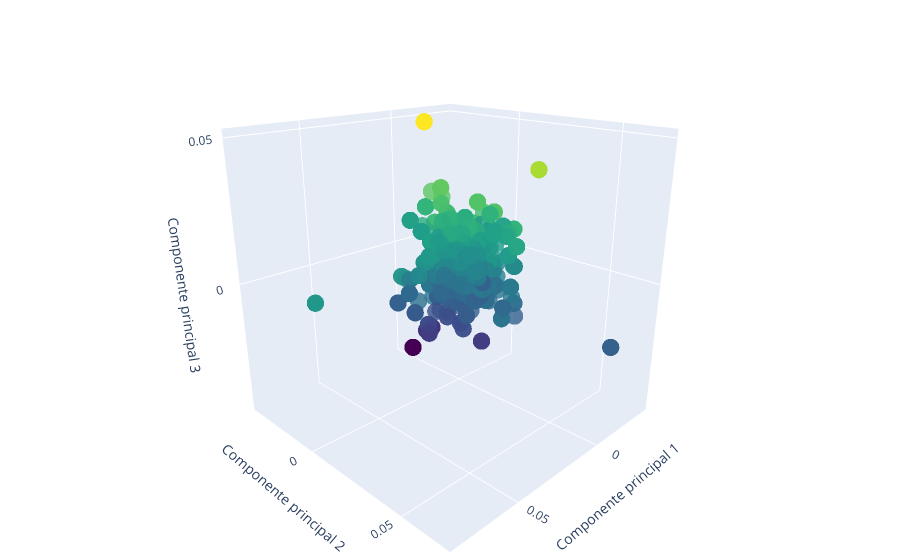

Source (notebook cell):
### Code cell
# Reduce la dimensionalidad a 3
pca = PCA(n_components=3)
diagnosticos_pca = pca.fit_transform(diagnosticos_vec)

# Crea el gráfico de dispersión 3D
fig = go.Figure(data=[go.Scatter3d(
    x=diagnosticos_pca[:, 0],
    y=diagnosticos_pca[:, 1],
    z=diagnosticos_pca[:, 2],
    mode='markers',
    marker=dict(
        size=6,
        color=diagnosticos_pca[:, 2],   # utiliza la tercera componente para el color
        colorscale='Viridis',            # elige una escala de colores
        opacity=0.8
    )
)])

# Actualiza los ejes del gráfico
fig.update_layout(
    scene = dict(
        xaxis_title='Componente principal 1',
        yaxis_title='Componente principal 2',
        zaxis_title='Componente principal 3',
        aspectmode='cube'                # hace que los ejes tengan la misma escala
    ),
    margin=dict(l=0, r=0, b=0, t=0),    # elimina los márgenes alrededor del gráfico
    scene_camera=dict(eye=dict(x=1.5, y=1.5, z=0.8))   # ajusta la posición inicial de la cámara
)

fig.show()

# la opción aspectmode='cube' es para hacer que los ejes tengan la misma escala,
# lo que puede hacer que la visualización sea más fácil de interpretar.

### Figure 1 — Plotly figure (JSON) as saved in the notebook; plotly's stock layout.template omitted (floating-point values rounded to 4 significant figures; data arrays with more than 128 entries replaced by an {"elided": "..."} marker saying what was removed)
{"data": [{"marker": {"color": {"elided": "1452 float values"}, "colorscale": [[0, "#440154"], [0.1111, "#482878"], [0.2222, "#3e4989"], [0.3333, "#31688e"], [0.4444, "#26828e"], [0.5556, "#1f9e89"], [0.6667, "#35b779"], [0.7778, "#6ece58"], [0.8889, "#b5de2b"], [1, "#fde725"]], "opacity": 0.8, "size": 6}, "mode": "markers", "type": "scatter3d", "x": {"elided": "1452 float values"}, "y": {"elided": "1452 float values"}, "z": {"elided": "1452 float values"}}], "layout": {"margin": {"b": 0, "l": 0, "r": 0, "t": 0}, "scene": {"aspectmode": "cube", "camera": {"eye": {"x": 1.5, "y": 1.5, "z": 0.8}}, "xaxis": {"title": {"text": "Componente principal 1"}}, "yaxis": {"title": {"text": "Componente principal 2"}}, "zaxis": {"title": {"text": "Componente principal 3"}}}}}
